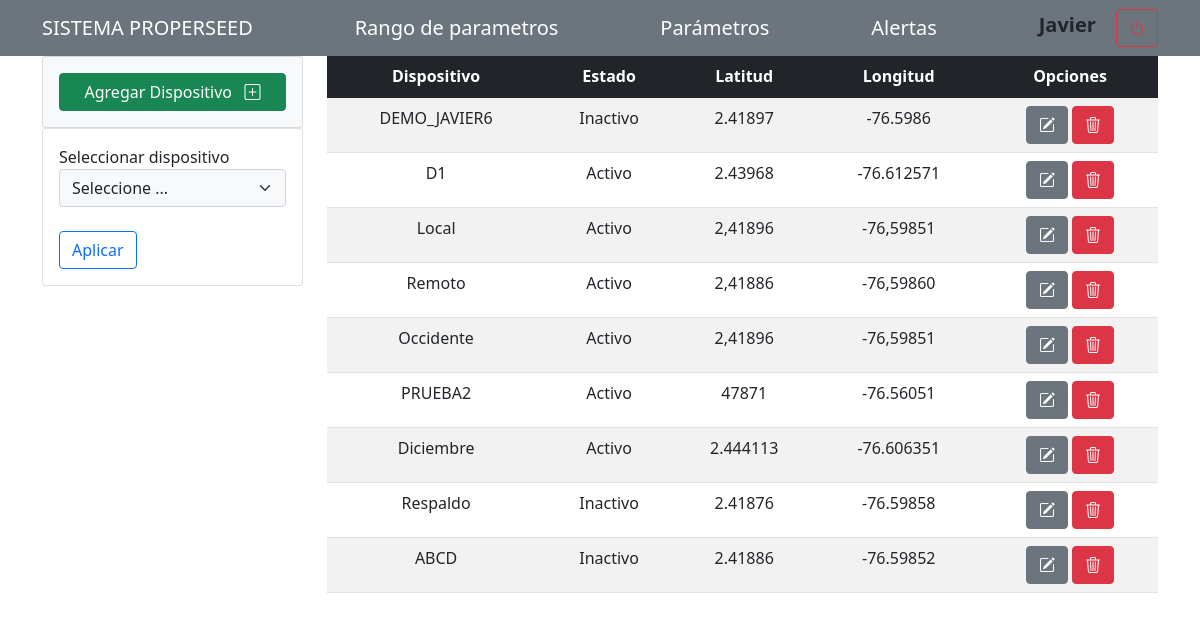
Page /index.php (signed in) on the committed database.
### tables this page shows
CREATE TABLE `dispositivo` (
  `Id` int(11) NOT NULL,
  `Estado` enum('Activo','Inactivo') NOT NULL,
  `Nombre` varchar(30) NOT NULL,
  `Latitud` varchar(50) NOT NULL,
  `Longitud` varchar(50) NOT NULL,
  `Id_usuario` int(11) NOT NULL,
  `Id_rango` int(11) NOT NULL
);

### index.php (the view, shortened to what this page needs)
<?php include('includes/header.php'); ?>
<main class="container">
  <div class="row">
    <div class="col-md-3">
      <div class="card card-body bg-light">
        <a href="agregar_dispositivo.php" class="btn btn-success">
          <label>Agregar Dispositivo &nbsp;</label>
          <i class="bi bi-plus-square"></i>
        </a>
      </div>
      <div class="card card-body">
        <form action="index.php" method="POST">
          <label>Seleccionar dispositivo</label>
          <div class="form-group">
            <select name="list_disp" class="form-select bg-light" aria-label="Default select example" required>
              <option selected disabled value="">Seleccione ...</option>
            </select>
          </div><br>
          <input type="submit" name="save_disp" class="btn btn-outline-primary btn-block" value="Aplicar">
        </form>
      </div>
    </div>
    <div class="col-md-9">
      <table class="table table-hover text-center table-striped">
        <thead class="table-dark">
          <tr>
            <th>Dispositivo</th>
            <th>Estado</th>
            <th>Latitud</th>
            <th>Longitud</th>
            <th>Opciones</th>
          </tr>
        </thead>
        <tbody>
          <?php
          if(isset($_POST['list_disp']) && $_POST['list_disp']<>"") {
            $estado = $_POST['list_disp'];
            $query = "SELECT *, dispositivo.id AS id_disp FROM dispositivo WHERE estado='$estado' AND id_usuario=$id_usuario";
          } else {
            $query = "SELECT *, dispositivo.id AS id_disp FROM dispositivo WHERE id_usuario=$id_usuario";
          }
          $result = mysqli_query($conn, $query);
          while($row = mysqli_fetch_assoc($result)) { ?>
            <tr>
              <td><?php echo $row['Nombre']; ?></td>
              <td><?php echo $row['Estado']; ?></td>
              <td><?php echo $row['Latitud']; ?></td>
              <td><?php echo $row['Longitud']; ?></td>
              <td>
                <a href="editar_dispositivo.php?id=<?php echo $row['id_disp']?>" class="btn btn-secondary">
                  <i class="bi bi-pencil-square"></i>
                </a>
                <a href="eliminar.php?id=<?php echo $row['id_disp']?>&tabla=dispositivo" class="btn btn-danger">
                  <i class="bi bi-trash3"></i>
                </a>
              </td>
            </tr>
          <?php } ?>
        </tbody>
      </table>
    </div>
  </div>
</main>
<?php include('includes/footer.php'); ?>

### rows in the picture
dispositivo: Nombre "DEMO_JAVIER6", Estado "Inactivo", Latitud "2.41897", Longitud "-76.5986"
dispositivo: Nombre "D1", Estado "Activo", Latitud "2.43968", Longitud "-76.612571"
dispositivo: Nombre "Local", Estado "Activo", Latitud "2,41896", Longitud "-76,59851"
dispositivo: Nombre "Remoto", Estado "Activo", Latitud "2,41886", Longitud "-76,59860"
dispositivo: Nombre "Occidente", Estado "Activo", Latitud "2,41896", Longitud "-76,59851"
dispositivo: Nombre "PRUEBA2", Estado "Activo", Latitud "47871", Longitud "-76.56051"
dispositivo: Nombre "Diciembre", Estado "Activo", Latitud "2.444113", Longitud "-76.606351"
dispositivo: Nombre "Respaldo", Estado "Inactivo", Latitud "2.41876", Longitud "-76.59858"
dispositivo: Nombre "ABCD", Estado "Inactivo", Latitud "2.41886", Longitud "-76.59852"

### other values in the picture
$_SESSION['nombres'] "Javier"
